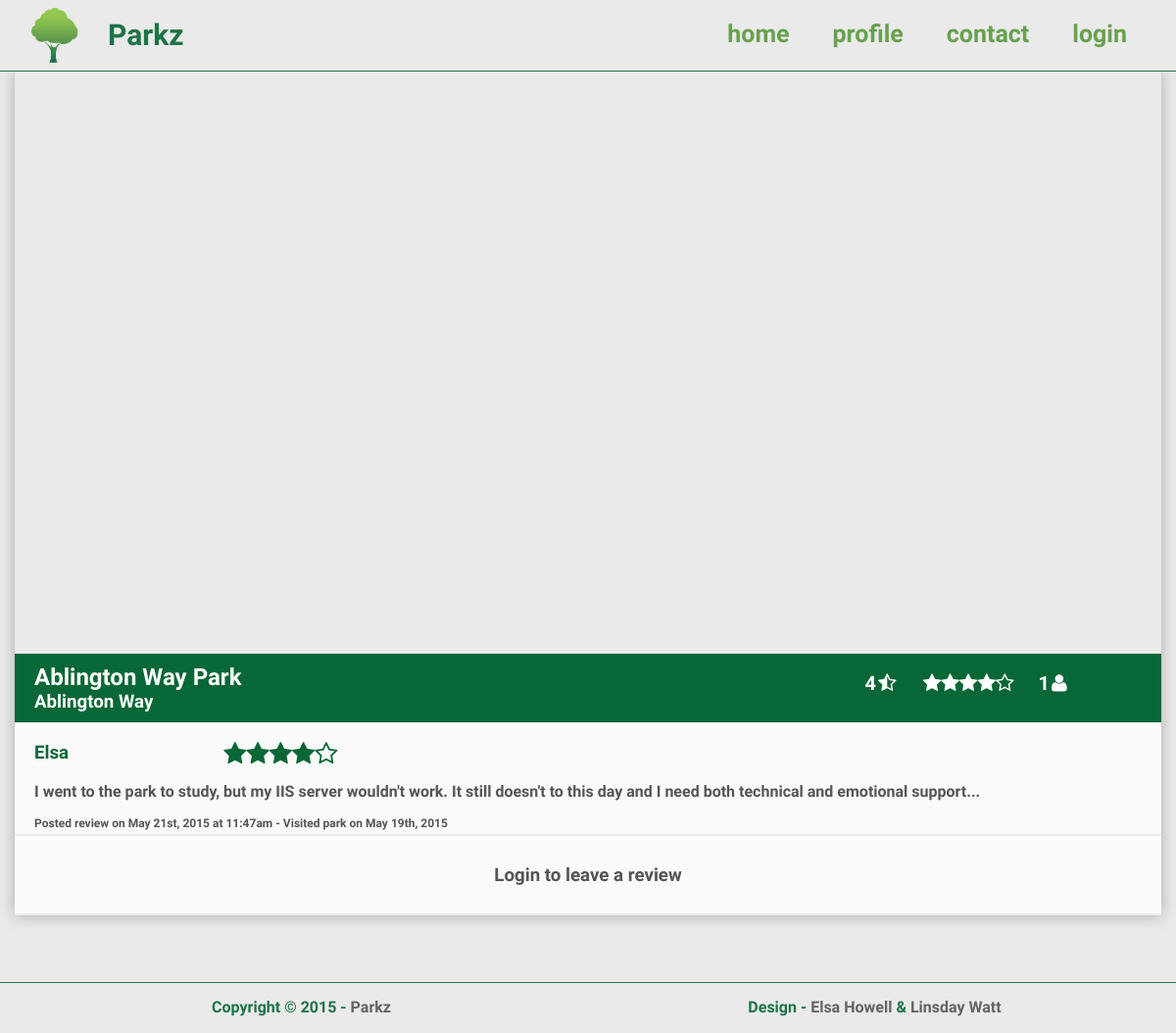
The app's page /park.php?id=6 with its own data.
### tables this page shows
CREATE TABLE `parkz` (
  `id` int(11) NOT NULL AUTO_INCREMENT,
  `park_code` varchar(5) NOT NULL,
  `name` varchar(80) NOT NULL,
  `street` varchar(80) NOT NULL,
  `suburb` varchar(80) NOT NULL,
  `easting` varchar(45) NOT NULL,
  `northing` varchar(45) NOT NULL,
  `lat` double(15,11) NOT NULL,
  `lon` double(15,11) NOT NULL,
  PRIMARY KEY (`id`)
);

CREATE TABLE `reviews` (
  `id` int(11) NOT NULL AUTO_INCREMENT,
  `park_id` int(11) NOT NULL,
  `user_id` int(11) NOT NULL,
  `rating` int(11) NOT NULL,
  `review_text` varchar(1000) NOT NULL,
  `review_date` timestamp NOT NULL DEFAULT CURRENT_TIMESTAMP ON UPDATE CURRENT_TIMESTAMP,
  `date_visited` timestamp NOT NULL DEFAULT '0000-00-00 00:00:00',
  PRIMARY KEY (`id`),
  KEY `park_id_idx` (`park_id`),
  KEY `user_id_idx` (`user_id`),
  CONSTRAINT `park_id` FOREIGN KEY (`park_id`) REFERENCES `parkz` (`id`) ON DELETE CASCADE ON UPDATE CASCADE,
  CONSTRAINT `user_id` FOREIGN KEY (`user_id`) REFERENCES `users` (`id`) ON DELETE CASCADE ON UPDATE CASCADE
);

CREATE TABLE `users` (
  `id` int(11) NOT NULL AUTO_INCREMENT,
  `username` varchar(60) NOT NULL,
  `email` varchar(60) NOT NULL,
  `password` varchar(64) NOT NULL,
  `name` varchar(60) NOT NULL,
  `date_created` timestamp NOT NULL DEFAULT CURRENT_TIMESTAMP,
  `gender` varchar(10) NOT NULL,
  `salt` varchar(64) NOT NULL,
  `admin` tinyint(1) NOT NULL DEFAULT '0',
  PRIMARY KEY (`id`)
);

### include/database_library.php (called while the page is built, shortened)
<?php
	function getParkDetails($db, $park_id) {
		try {
			$stmt = $db->prepare(PARK_DETAILS_QUERY);
			$stmt->execute(array(':id' => $park_id));
			$park = $stmt->fetch(PDO::FETCH_OBJ);
			return $park;
		} catch (PDOException $ex) {
			return ERROR;
		}
	}
	function getParkReviews($db, $park_id) {
		try {
			$stmt = $db->prepare(PARK_REVIEWS_QUERY);
			$stmt->execute(array(':id' => $park_id));
			$reviews = $stmt->fetchAll();
			return $reviews;
		} catch (PDOException $ex) {
			return ERROR;
		}
	}
?>

### park.php (the view, shortened to what this page needs)
<?php
	include 'include/include.php';
	include 'include/database_connection.php';
	include 'include/database_library.php';
	if (exists('id', $_REQUEST)) {
		$park_id = $_REQUEST['id'];
	} else {
		echo "no park id requested";
		exit();
	}
	$logged_in = isset($_SESSION['logged-in']);
	$already_reviewed = false;
	$error_message = "";
	$park = getParkDetails($db, $park_id);
	$park_name = ucwords(strtolower($park->name));
	$park_street = ucwords(strtolower($park->street));
	$reviews = getParkReviews($db, $park_id);
	if ($reviews === ERROR || count($reviews) == 0) {
		$num_reviews = 0;
	} else {
		$num_reviews = count($reviews);
	}
	$park_average = 0;
	if ($num_reviews > 0) {
		$sum = 0;
		foreach ($reviews as $review) {
			$sum += $review['rating'];
		}
		$park_average = round($sum / $num_reviews, 1);
	}
?>
<!DOCTYPE html>
<html>
<?php
	include 'include/header.php';
?>
<body>
	<?php
		include 'include/nav_bar.php';
	?>
	<section id="park-details-section">
		<div class="container">
			<div id="map-canvas"></div>
			<div class="detail-head">
				<div class="row">
					<div class="col-xs-12 col-md-8">
						<h2><?php echo $park_name ?></h2>
						<h3><?php echo $park_street ?></h3>
					</div>
					<div class="col-xs-12 col-md-4">
						<div class="park-rating" title="Average Rating: <?php echo $park_average ?>">
							<span><?php echo $park_average ?><i class='fa fa-star-half-o'></i></span>
								 <?php echo make_rating_stars($park_average) ?>
							<span><?php echo $num_reviews ?><i class='fa fa-user'></i></span>
						</div>
					</div>
				</div>
			</div>
			<div class="row">
			<?php
				if ($num_reviews > 0) {
					foreach ($reviews as $review) {
			?>
						<div class="col-xs-12">
							<div class="review">
								<div class="row">
									<div class="col-xs-6 col-sm-3 col-md-2">
										<h3><?php echo $review['name'] ?></h3>
									</div>
									<div class="col-xs-6 col-sm-3 col-md-2">
										<div class="review-rating" title="Rating: <?php echo $review['rating'] ?>">
											<?php echo make_rating_stars($review['rating']); ?>
										</div>
									</div>
									<div class="col-xs-12 review-text">
										<p><?php echo $review['review_text'] ?></p>
									</div>
									<div class="col-xs-12 review-date">
										<span>
											<?php
												echo "Posted review on " . date('M jS, Y \a\t g:ia', strtotime($review['review_date']));
												echo " - Visited park on " . date('M jS, Y', strtotime($review['date_visited']));
										 	?>
										</span>
									</div>
								</div>
							</div>
						</div>
			<?php
					}
				}
				if ($logged_in) {
					if (!$already_reviewed) {
			?>
						<div class="col-xs-12">
							<div class="review">
								<form id="review-form" method="post" action="park.php" onsubmit="return addExtraData()" novalidate>
									<div class="row">
										<div class="col-xs-12 center">
											<h3>Leave a review</h3>
											<?php
												if (strlen($error_message) != 0) {
											?>
													<span class="status status-error">
														<?php echo $error_message; ?>
													</span>
											<?php
												}
											?>
										</div>
										<div class="col-xs-12 col-sm-6 center">
											<label>Your rating for this park</label>
											<div class="review-rating" id="rating-stars" title="Enter a rating">
												<?php echo make_rating_stars(prefillRating('review-rating')); ?>
											</div>
										</div>
										<div class="col-xs-12 col-sm-6">
											<label>Date you visited this park</label><span class="status" id="review-date-visited-status"></span>
											<input type="date" name="review-date-visited" id="review-date" value="<?php prefill("review-date-visited") ?>" data-validation="req regex:date">
										</div>
										<div id="extra-data"></div>
										<div class="col-xs-12">
											<label>Review</label><span class="status" id="review-text-status"></span>
											<textarea id="review-text" name="review-text" placeholder="Type your review here" data-validation="req len:0-1000"><?php prefill("review-text") ?></textarea>
											<button id="review-button" class="submit" type="submit">Submit</button>
										</div>
									</div>
								</form>
							</div>
						</div>
			<?php
					} else {
			?>
						<div class="col-xs-12">
							<div class="no-reviews">
								<h3>You have already left a review</h3>
							</div>
						</div>
			<?php
					}
				} else {
			?>
					<div class="col-xs-12">
						<div class="no-reviews">
							<h3><a data-login="login-button">Login to leave a review</a></h3>
						</div>
					</div>
			<?php
				}
			?>
			</div>
		</div>
	</section>
	<?php
		include 'include/footer.php';
	?>
</body>
</html>

### include/include.php (shortened to what this page needs)
<?php
	function make_rating_stars($n) {
		$s = "";
		for ($i=1; $i <= 5; $i++) {
			if ($i <= $n) {
				$s .= "<i class='fa fa-star' id='$i'></i>";
			} else {
				$s .= "<i class='fa fa-star-o' id='$i'></i>";
			}
		}
		return $s;
	}
?>

### css/style.css (style rules this page uses)
.col-lg-1,.col-lg-2,.col-lg-3,.col-lg-4,.col-lg-6,.col-lg-8,.col-lg-10,.col-lg-12,.col-md-1,.col-md-2,.col-md-3,.col-md-4,.col-md-6,.col-md-8,.col-md-10,.col-md-12,.col-sm-1,.col-sm-2,.col-sm-3,.col-sm-4,.col-sm-6,.col-sm-8,.col-sm-10,.col-sm-12,.col-xs-1,.col-xs-2,.col-xs-3,.col-xs-4,.col-xs-6,.col-xs-8,.col-xs-10,.col-xs-12 { min-height: 1px; padding-left: 15px; padding-right: 15px; float: left; }
.col-xs-6 { width: 50%; }
.col-xs-12 { width: 100%; }
@media screen and (min-width: 768px) { .col-sm-3 { width: 25%; } }
@media screen and (min-width: 992px) { .col-md-2 { width: 16.666666%; } }
@media screen and (min-width: 992px) { .col-md-4 { width: 33.333333%; } }
@media screen and (min-width: 992px) { .col-md-8 { width: 66.666666%; } }
html { overflow-y: scroll; }
body { background-color: #eaeaea; font-family: 'Life Savers', cursive, sans-serif; font-size: 16px; font-weight: bold; margin: 0; overflow-x: hidden; }
h1, body, input, textarea, nav li > a:hover, nav li > a.active, .review-rating, .result-rating, .review h3, #location-button, #rating-stars { color: #086736; }
.result-head, .detail-head, .park-rating { color: #fff; background-color: #086736; }
.review, .no-reviews, .result-body, section#search-box, #register-section .container, #contact-section .container { background-color: #fafafa; }
a { text-decoration: none; color: #555; }
.row { margin: 0 -15px; }
.container { margin: 0 auto; padding: 0 15px; }
@media screen and (min-width: 768px) { .container { width: 750px; } }
@media screen and (min-width: 992px) { .container { width: 970px; } }
@media screen and (min-width: 1200px) { .container { width: 1170px; } }
section { display: block; margin: 20px 0; }
section#search-box, section#contact-section, section#register-section, section#park-details-section, section#all-parks-section { margin-top: 72px; cursor: default; }
#map-canvas { width: 100%; height: 300px; }
.detail-head { padding: 10px 20px; margin-top: -5px; }
.detail-head h2, .detail-head h3 { margin: 0; }
.park-rating { font-size: 20px; line-height: 40px; text-align: center; }
.park-rating span { padding: 0 20px; letter-spacing: 2px; }
.no-reviews { padding: 10px; color: #555; border-bottom: 2px solid #eaeaea; text-align: center; }
.review { padding: 20px 20px 4px; color: #555; border-bottom: 2px solid #eaeaea; }
.review h3 { margin: 0; }
.review-rating { font-size: 25px; line-height: 0; }
.review-date { font-size: 12px; }
#park-details-section .container { margin-bottom: 120px; padding: 0; box-shadow: 0px 0px 15px #aaa; }
#park-details-section #map-canvas { height: 600px; }
.container:before, .container:after, .row:before, .row:after { display: table; content: " "; }
.container:after, .row:after { clear: both; }
* { -webkit-box-sizing: border-box; -moz-box-sizing: border-box; box-sizing: border-box; }

### records on screen
parkz: name "Ablington Way Park", street "Ablington Way"
reviews: user.name "Elsa", rating 4 (drawn), review_text "I went to the park to study, but my IIS server wouldn't work. It still doesn't to this day and I need both technical and emotional support...", review_date "May 21st, 2015 at 11:47am", date_visited "May 19th, 2015"

### other values on screen
$park_average "4"
$num_reviews "1"
